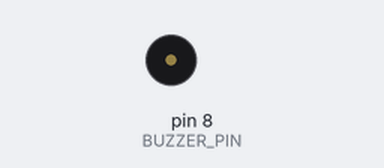
A sketch run on a simulated Arduino Uno, built with avr-gcc and run on an emulated ATmega328P. On the bench: buzzer (waves = sounding).

Above: at 1.66 s.
At 6.55 s:
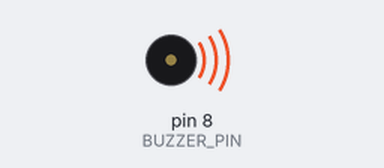
Timing chart, 0 to 7.6 s (numbered marks = the images above):
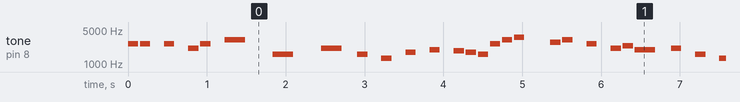

Measured:
- by itself, tone on pin 8 (BUZZER_PIN): plays 2637 Hz for 0.13 s, 2637 Hz for 0.13 s, 2637 Hz for 0.13 s, 2093 Hz for 0.13 s, 2637 Hz for 0.13 s, 3136 Hz for 0.26 s … (457 notes in this stretch)

The sketch:

super_mario_buzzer.ino
```cpp
/* Super Mario – trecho do tema Overworld
   Buzzer passivo no pino 8 (módulo 3 pinos: VCC=5V, I/O=8, GND=GND)
   Testado para placas AVR (UNO/Nano). Funciona também em ESP32/STM32 com ajustes mínimos.
*/

#define BUZZER_PIN 8

// Tabela de frequências (Hz). Se quiser mais oitavas, acrescente conforme necessário.
#define NOTE_B0  31
#define NOTE_C1  33
#define NOTE_CS1 35
#define NOTE_D1  37
#define NOTE_DS1 39
#define NOTE_E1  41
#define NOTE_F1  44
#define NOTE_FS1 46
#define NOTE_G1  49
#define NOTE_GS1 52
#define NOTE_A1  55
#define NOTE_AS1 58
#define NOTE_B1  62
#define NOTE_C2  65
#define NOTE_CS2 69
#define NOTE_D2  73
#define NOTE_DS2 78
#define NOTE_E2  82
#define NOTE_F2  87
#define NOTE_FS2 93
#define NOTE_G2  98
#define NOTE_GS2 104
#define NOTE_A2  110
#define NOTE_AS2 117
#define NOTE_B2  123
#define NOTE_C3  131
#define NOTE_CS3 139
#define NOTE_D3  147
#define NOTE_DS3 156
#define NOTE_E3  165
#define NOTE_F3  175
#define NOTE_FS3 185
#define NOTE_G3  196
#define NOTE_GS3 208
#define NOTE_A3  220
#define NOTE_AS3 233
#define NOTE_B3  247
#define NOTE_C4  262
#define NOTE_CS4 277
#define NOTE_D4  294
#define NOTE_DS4 311
#define NOTE_E4  330
#define NOTE_F4  349
#define NOTE_FS4 370
#define NOTE_G4  392
#define NOTE_GS4 415
#define NOTE_A4  440
#define NOTE_AS4 466
#define NOTE_B4  494
#define NOTE_C5  523
#define NOTE_CS5 554
#define NOTE_D5  587
#define NOTE_DS5 622
#define NOTE_E5  659
#define NOTE_F5  698
#define NOTE_FS5 740
#define NOTE_G5  784
#define NOTE_GS5 831
#define NOTE_A5  880
#define NOTE_AS5 932
#define NOTE_B5  988
#define NOTE_C6  1047
#define NOTE_CS6 1109
#define NOTE_D6  1175
#define NOTE_DS6 1245
#define NOTE_E6  1319
#define NOTE_F6  1397
#define NOTE_FS6 1480
#define NOTE_G6  1568
#define NOTE_GS6 1661
#define NOTE_A6  1760
#define NOTE_AS6 1865
#define NOTE_B6  1976
#define NOTE_C7  2093
#define NOTE_CS7 2217
#define NOTE_D7  2349
#define NOTE_DS7 2489
#define NOTE_E7  2637
#define NOTE_F7  2794
#define NOTE_FS7 2960
#define NOTE_G7  3136
#define NOTE_GS7 3322
#define NOTE_A7  3520
#define NOTE_AS7 3729
#define NOTE_B7  3951

// Para pausas:
#define REST     0

// Tempo base: quanto menor, mais rápido. 180–220 dá um “feeling” típico do Mario.
const int TEMPO_BPM = 196;

// Fator de staccato: 0.85 = 85% do tempo da nota soando, 15% de pausa
const float STACCATO = 0.85;

// Função para calcular duração (ms) de uma nota dada a figura rítmica.
// Usamos denominadores: 4=semínima, 8=colcheia, 16=semicolcheia etc.
int dur_ms(int denom) {
  // duração de 1 semibreve em ms = 240000 / BPM
  // semínima = semibreve/4, colcheia = semibreve/8, ...
  long whole_ms = 240000L / TEMPO_BPM;
  return (int)(whole_ms / denom);
}

// Melodia do tema Overworld (trecho clássico). Cada par: {nota, figura rítmica}
struct Note { int freq; int denom; };

Note mario[] = {
  // Introdução: E7 E7 (pausa) E7 (pausa) C7 E7 (pausa) G7 (pausa) G6
  {NOTE_E7, 8}, {NOTE_E7, 8}, {REST, 8}, {NOTE_E7, 8}, {REST, 8},
  {NOTE_C7, 8}, {NOTE_E7, 8}, {REST, 8}, {NOTE_G7, 4}, {REST, 4},
  {NOTE_G6, 4}, {REST, 4},

  // Frase 1
  {NOTE_C7, 4}, {REST, 8}, {NOTE_G6, 8}, {REST, 8}, {NOTE_E6, 8}, {REST, 8},
  {NOTE_A6, 8}, {REST, 8}, {NOTE_B6, 8}, {REST, 8}, {NOTE_AS6, 8}, {NOTE_A6, 8},
  {NOTE_G6, 8}, {NOTE_E7, 8}, {NOTE_G7, 8}, {NOTE_A7, 8}, {REST, 4},
  {NOTE_F7, 8}, {NOTE_G7, 8}, {REST, 8}, {NOTE_E7, 8}, {REST, 8},
  {NOTE_C7, 8}, {NOTE_D7, 8}, {NOTE_B6, 4},

  // Pequena cadência
  {REST, 8}, {NOTE_C7, 8}, {REST, 8}, {NOTE_G6, 8}, {REST, 8}, {NOTE_E6, 8},
  {REST, 8}, {NOTE_A6, 8}, {NOTE_B6, 8}, {REST, 8}, {NOTE_AS6, 8}, {NOTE_A6, 8},
  {NOTE_G6, 8}, {NOTE_E7, 8}, {NOTE_G7, 8}, {NOTE_A7, 8}, {REST, 4},
  {NOTE_F7, 8}, {NOTE_G7, 8}, {REST, 8}, {NOTE_E7, 8}, {REST, 8},
  {NOTE_C7, 8}, {NOTE_D7, 8}, {NOTE_B6, 4},
};

const int N_NOTES = sizeof(mario) / sizeof(mario[0]);

void playNote(int freq, int denom) {
  int d = dur_ms(denom);
  if (freq == REST) {
    noTone(BUZZER_PIN);
    delay(d);
  } else {
    int on_ms = (int)(d * STACCATO);
    int off_ms = d - on_ms;
    tone(BUZZER_PIN, freq, on_ms);
    delay(on_ms + off_ms);
  }
}

void setup() {
  pinMode(BUZZER_PIN, OUTPUT);
}

void loop() {
  for (int i = 0; i < N_NOTES; i++) playNote(mario[i].freq, mario[i].denom);

  // Pausa entre repetições
  delay(800);
}
```
